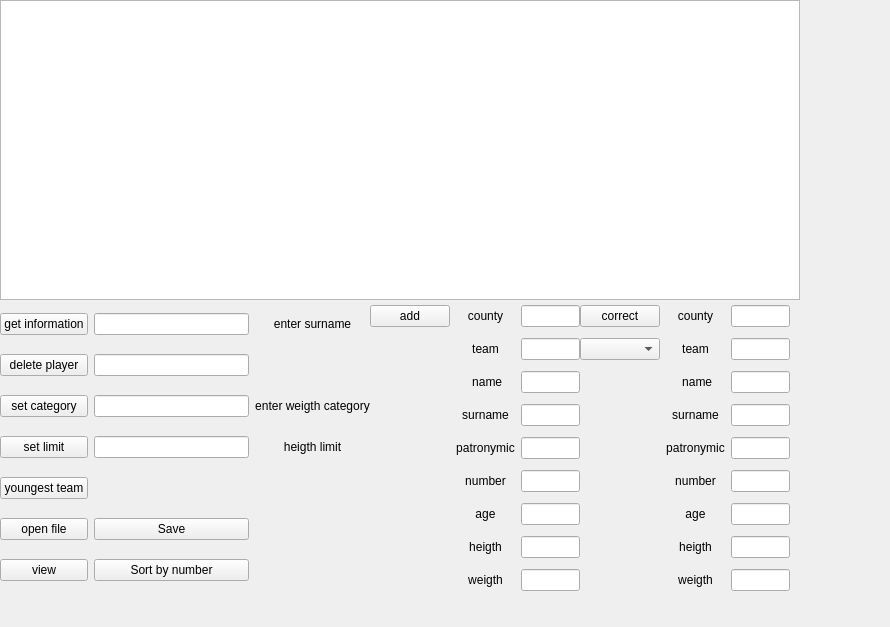
<?xml version="1.0" encoding="UTF-8"?>
<ui version="4.0">
 <class>MainWindow</class>
 <widget class="QMainWindow" name="MainWindow">
  <property name="geometry">
   <rect>
    <x>0</x>
    <y>0</y>
    <width>890</width>
    <height>627</height>
   </rect>
  </property>
  <property name="windowTitle">
   <string>MainWindow</string>
  </property>
  <widget class="QWidget" name="centralwidget">
   <widget class="QTableWidget" name="tableWidget">
    <property name="geometry">
     <rect>
      <x>0</x>
      <y>0</y>
      <width>800</width>
      <height>300</height>
     </rect>
    </property>
   </widget>
   <widget class="QWidget" name="gridWidget" native="true">
    <property name="geometry">
     <rect>
      <x>370</x>
      <y>300</y>
      <width>210</width>
      <height>300</height>
     </rect>
    </property>
    <layout class="QGridLayout" name="gridLayout">
     <item row="2" column="1">
      <widget class="QLabel" name="label_4">
       <property name="text">
        <string> name</string>
       </property>
       <property name="alignment">
        <set>Qt::AlignCenter</set>
       </property>
      </widget>
     </item>
     <item row="3" column="1">
      <widget class="QLabel" name="label_9">
       <property name="text">
        <string>surname</string>
       </property>
       <property name="alignment">
        <set>Qt::AlignCenter</set>
       </property>
      </widget>
     </item>
     <item row="6" column="2">
      <widget class="QLineEdit" name="ageEdit"/>
     </item>
     <item row="8" column="1">
      <widget class="QLabel" name="label_8">
       <property name="text">
        <string>weigth</string>
       </property>
       <property name="alignment">
        <set>Qt::AlignCenter</set>
       </property>
      </widget>
     </item>
     <item row="2" column="2">
      <widget class="QLineEdit" name="nameEdit"/>
     </item>
     <item row="4" column="1">
      <widget class="QLabel" name="label_10">
       <property name="text">
        <string>patronymic</string>
       </property>
       <property name="alignment">
        <set>Qt::AlignCenter</set>
       </property>
      </widget>
     </item>
     <item row="6" column="1">
      <widget class="QLabel" name="label_6">
       <property name="text">
        <string>age</string>
       </property>
       <property name="alignment">
        <set>Qt::AlignCenter</set>
       </property>
      </widget>
     </item>
     <item row="3" column="2">
      <widget class="QLineEdit" name="surnameAddEdit"/>
     </item>
     <item row="0" column="1">
      <widget class="QLabel" name="label_2">
       <property name="text">
        <string>county</string>
       </property>
       <property name="alignment">
        <set>Qt::AlignCenter</set>
       </property>
      </widget>
     </item>
     <item row="0" column="2">
      <widget class="QLineEdit" name="countryEdit"/>
     </item>
     <item row="1" column="2">
      <widget class="QLineEdit" name="teamEdit"/>
     </item>
     <item row="5" column="2">
      <widget class="QLineEdit" name="numberEdit"/>
     </item>
     <item row="7" column="1">
      <widget class="QLabel" name="label_7">
       <property name="text">
        <string>heigth</string>
       </property>
       <property name="alignment">
        <set>Qt::AlignCenter</set>
       </property>
      </widget>
     </item>
     <item row="1" column="1">
      <widget class="QLabel" name="label_3">
       <property name="text">
        <string>team</string>
       </property>
       <property name="alignment">
        <set>Qt::AlignCenter</set>
       </property>
      </widget>
     </item>
     <item row="5" column="1">
      <widget class="QLabel" name="label_5">
       <property name="text">
        <string>number</string>
       </property>
       <property name="alignment">
        <set>Qt::AlignCenter</set>
       </property>
      </widget>
     </item>
     <item row="8" column="2">
      <widget class="QLineEdit" name="weigthEdit"/>
     </item>
     <item row="4" column="2">
      <widget class="QLineEdit" name="patronymicEdit"/>
     </item>
     <item row="7" column="2">
      <widget class="QLineEdit" name="heigthEdit"/>
     </item>
     <item row="0" column="0">
      <widget class="QPushButton" name="addButton">
       <property name="text">
        <string>add</string>
       </property>
      </widget>
     </item>
    </layout>
   </widget>
   <widget class="QWidget" name="gridWidget_2" native="true">
    <property name="geometry">
     <rect>
      <x>0</x>
      <y>300</y>
      <width>370</width>
      <height>300</height>
     </rect>
    </property>
    <layout class="QGridLayout" name="gridLayout_2">
     <item row="0" column="0">
      <widget class="QPushButton" name="surnameInfo">
       <property name="text">
        <string>get information</string>
       </property>
      </widget>
     </item>
     <item row="5" column="0">
      <widget class="QPushButton" name="openFileButton">
       <property name="text">
        <string>open file</string>
       </property>
      </widget>
     </item>
     <item row="0" column="1">
      <widget class="QLineEdit" name="surnameEdit"/>
     </item>
     <item row="1" column="0">
      <widget class="QPushButton" name="deleteButton">
       <property name="text">
        <string>delete player</string>
       </property>
      </widget>
     </item>
     <item row="3" column="0">
      <widget class="QPushButton" name="limitButton">
       <property name="text">
        <string>set limit</string>
       </property>
      </widget>
     </item>
     <item row="2" column="2">
      <widget class="QLabel" name="label_11">
       <property name="text">
        <string>enter weigth category</string>
       </property>
       <property name="alignment">
        <set>Qt::AlignCenter</set>
       </property>
      </widget>
     </item>
     <item row="2" column="0">
      <widget class="QPushButton" name="categotyButton">
       <property name="text">
        <string>set category</string>
       </property>
      </widget>
     </item>
     <item row="3" column="1">
      <widget class="QLineEdit" name="limitEdit"/>
     </item>
     <item row="3" column="2">
      <widget class="QLabel" name="label_12">
       <property name="text">
        <string>heigth limit</string>
       </property>
       <property name="alignment">
        <set>Qt::AlignCenter</set>
       </property>
      </widget>
     </item>
     <item row="2" column="1">
      <widget class="QLineEdit" name="categoryEdit"/>
     </item>
     <item row="0" column="2">
      <widget class="QLabel" name="label">
       <property name="text">
        <string>enter surname</string>
       </property>
       <property name="alignment">
        <set>Qt::AlignCenter</set>
       </property>
      </widget>
     </item>
     <item row="4" column="0">
      <widget class="QPushButton" name="youngTeamButton">
       <property name="text">
        <string>youngest team</string>
       </property>
      </widget>
     </item>
     <item row="1" column="1">
      <widget class="QLineEdit" name="deleteEdit"/>
     </item>
     <item row="6" column="0">
      <widget class="QPushButton" name="viewButton">
       <property name="text">
        <string>view</string>
       </property>
      </widget>
     </item>
     <item row="5" column="1">
      <widget class="QPushButton" name="saveButton">
       <property name="text">
        <string>Save</string>
       </property>
      </widget>
     </item>
     <item row="6" column="1">
      <widget class="QPushButton" name="sortButton">
       <property name="text">
        <string>Sort by number</string>
       </property>
      </widget>
     </item>
    </layout>
   </widget>
   <widget class="QWidget" name="gridWidget_3" native="true">
    <property name="geometry">
     <rect>
      <x>580</x>
      <y>300</y>
      <width>210</width>
      <height>300</height>
     </rect>
    </property>
    <layout class="QGridLayout" name="gridLayout_3">
     <item row="8" column="2">
      <widget class="QLabel" name="label_15">
       <property name="text">
        <string>weigth</string>
       </property>
       <property name="alignment">
        <set>Qt::AlignCenter</set>
       </property>
      </widget>
     </item>
     <item row="4" column="3">
      <widget class="QLineEdit" name="patronymicEditCorrect"/>
     </item>
     <item row="7" column="2">
      <widget class="QLabel" name="label_19">
       <property name="text">
        <string>heigth</string>
       </property>
       <property name="alignment">
        <set>Qt::AlignCenter</set>
       </property>
      </widget>
     </item>
     <item row="8" column="3">
      <widget class="QLineEdit" name="weigthEditCorrect"/>
     </item>
     <item row="7" column="3">
      <widget class="QLineEdit" name="heigthEditCorrect"/>
     </item>
     <item row="4" column="2">
      <widget class="QLabel" name="label_16">
       <property name="text">
        <string>patronymic</string>
       </property>
       <property name="alignment">
        <set>Qt::AlignCenter</set>
       </property>
      </widget>
     </item>
     <item row="6" column="3">
      <widget class="QLineEdit" name="ageEditCorrect"/>
     </item>
     <item row="2" column="3">
      <widget class="QLineEdit" name="nameEditCorrect"/>
     </item>
     <item row="0" column="2">
      <widget class="QLabel" name="label_18">
       <property name="text">
        <string>county</string>
       </property>
       <property name="alignment">
        <set>Qt::AlignCenter</set>
       </property>
      </widget>
     </item>
     <item row="1" column="3">
      <widget class="QLineEdit" name="teamEditCorrect"/>
     </item>
     <item row="2" column="2">
      <widget class="QLabel" name="label_13">
       <property name="text">
        <string> name</string>
       </property>
       <property name="alignment">
        <set>Qt::AlignCenter</set>
       </property>
      </widget>
     </item>
     <item row="1" column="2">
      <widget class="QLabel" name="label_20">
       <property name="text">
        <string>team</string>
       </property>
       <property name="alignment">
        <set>Qt::AlignCenter</set>
       </property>
      </widget>
     </item>
     <item row="5" column="2">
      <widget class="QLabel" name="label_21">
       <property name="text">
        <string>number</string>
       </property>
       <property name="alignment">
        <set>Qt::AlignCenter</set>
       </property>
      </widget>
     </item>
     <item row="0" column="3">
      <widget class="QLineEdit" name="countryEditCorrect"/>
     </item>
     <item row="5" column="3">
      <widget class="QLineEdit" name="numberEditCorrect"/>
     </item>
     <item row="3" column="2">
      <widget class="QLabel" name="label_14">
       <property name="text">
        <string>surname</string>
       </property>
       <property name="alignment">
        <set>Qt::AlignCenter</set>
       </property>
      </widget>
     </item>
     <item row="6" column="2">
      <widget class="QLabel" name="label_17">
       <property name="text">
        <string>age</string>
       </property>
       <property name="alignment">
        <set>Qt::AlignCenter</set>
       </property>
      </widget>
     </item>
     <item row="3" column="3">
      <widget class="QLineEdit" name="surnameEditCorrect"/>
     </item>
     <item row="0" column="1">
      <widget class="QPushButton" name="correctButton">
       <property name="text">
        <string>correct</string>
       </property>
      </widget>
     </item>
     <item row="1" column="1">
      <widget class="QComboBox" name="deleteBox"/>
     </item>
    </layout>
   </widget>
  </widget>
  <widget class="QMenuBar" name="menubar">
   <property name="geometry">
    <rect>
     <x>0</x>
     <y>0</y>
     <width>890</width>
     <height>26</height>
    </rect>
   </property>
  </widget>
 </widget>
 <resources/>
 <connections/>
</ui>
